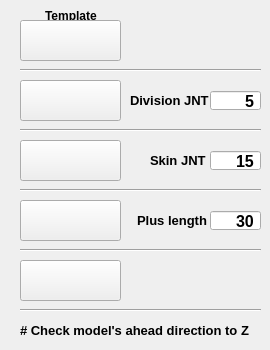
    <widget class="QWidget" name="path_tab">
     <attribute name="title">
      <string>path</string>
     </attribute>
     <widget class="QLabel" name="setBodyDivJoints_LAB">
      <property name="geometry">
       <rect>
        <x>130</x>
        <y>90</y>
        <width>81</width>
        <height>21</height>
       </rect>
      </property>
      <property name="font">
       <font>
        <pointsize>10</pointsize>
        <weight>75</weight>
        <bold>true</bold>
       </font>
      </property>
      <property name="text">
       <string>Division JNT</string>
      </property>
     </widget>
     <widget class="QSpinBox" name="setBodyDivJoints_SPB">
      <property name="geometry">
       <rect>
        <x>210</x>
        <y>90</y>
        <width>51</width>
        <height>21</height>
       </rect>
      </property>
      <property name="font">
       <font>
        <pointsize>12</pointsize>
        <weight>75</weight>
        <bold>true</bold>
       </font>
      </property>
      <property name="layoutDirection">
       <enum>Qt::LeftToRight</enum>
      </property>
      <property name="autoFillBackground">
       <bool>false</bool>
      </property>
      <property name="alignment">
       <set>Qt::AlignRight|Qt::AlignTrailing|Qt::AlignVCenter</set>
      </property>
      <property name="buttonSymbols">
       <enum>QAbstractSpinBox::NoButtons</enum>
      </property>
      <property name="singleStep">
       <number>1</number>
      </property>
      <property name="value">
       <number>5</number>
      </property>
     </widget>
     <widget class="QLabel" name="label_5">
      <property name="geometry">
       <rect>
        <x>45</x>
        <y>5</y>
        <width>61</width>
        <height>21</height>
       </rect>
      </property>
      <property name="font">
       <font>
        <pointsize>9</pointsize>
        <weight>75</weight>
        <italic>false</italic>
        <bold>true</bold>
       </font>
      </property>
      <property name="text">
       <string>Template</string>
      </property>
     </widget>
     <widget class="QPushButton" name="createPathTempJoints_BTN">
      <property name="geometry">
       <rect>
        <x>20</x>
        <y>20</y>
        <width>101</width>
        <height>41</height>
       </rect>
      </property>
      <property name="cursor">
       <cursorShape>PointingHandCursor</cursorShape>
      </property>
      <property name="styleSheet">
       <string notr="true"/>
      </property>
      <property name="text">
       <string/>
      </property>
      <property name="iconSize">
       <size>
        <width>101</width>
        <height>97</height>
       </size>
      </property>
     </widget>
     <widget class="QPushButton" name="setRig_BTN">
      <property name="geometry">
       <rect>
        <x>20</x>
        <y>140</y>
        <width>101</width>
        <height>41</height>
       </rect>
      </property>
      <property name="cursor">
       <cursorShape>PointingHandCursor</cursorShape>
      </property>
      <property name="styleSheet">
       <string notr="true"/>
      </property>
      <property name="text">
       <string/>
      </property>
      <property name="iconSize">
       <size>
        <width>101</width>
        <height>97</height>
       </size>
      </property>
     </widget>
     <widget class="QLabel" name="setRig_LAB">
      <property name="geometry">
       <rect>
        <x>150</x>
        <y>150</y>
        <width>71</width>
        <height>21</height>
       </rect>
      </property>
      <property name="font">
       <font>
        <pointsize>10</pointsize>
        <weight>75</weight>
        <bold>true</bold>
       </font>
      </property>
      <property name="text">
       <string>Skin JNT</string>
      </property>
     </widget>
     <widget class="QSpinBox" name="setRig_SPB">
      <property name="geometry">
       <rect>
        <x>210</x>
        <y>150</y>
        <width>51</width>
        <height>21</height>
       </rect>
      </property>
      <property name="font">
       <font>
        <pointsize>12</pointsize>
        <weight>75</weight>
        <bold>true</bold>
       </font>
      </property>
      <property name="layoutDirection">
       <enum>Qt::LeftToRight</enum>
      </property>
      <property name="autoFillBackground">
       <bool>false</bool>
      </property>
      <property name="alignment">
       <set>Qt::AlignRight|Qt::AlignTrailing|Qt::AlignVCenter</set>
      </property>
      <property name="buttonSymbols">
       <enum>QAbstractSpinBox::NoButtons</enum>
      </property>
      <property name="singleStep">
       <number>1</number>
      </property>
      <property name="value">
       <number>15</number>
      </property>
     </widget>
     <widget class="QPushButton" name="setBodyDivJoints_BTN">
      <property name="geometry">
       <rect>
        <x>20</x>
        <y>80</y>
        <width>101</width>
        <height>41</height>
       </rect>
      </property>
      <property name="cursor">
       <cursorShape>PointingHandCursor</cursorShape>
      </property>
      <property name="styleSheet">
       <string notr="true"/>
      </property>
      <property name="text">
       <string/>
      </property>
      <property name="iconSize">
       <size>
        <width>101</width>
        <height>97</height>
       </size>
      </property>
     </widget>
     <widget class="QPushButton" name="pathCurveSet_BTN">
      <property name="geometry">
       <rect>
        <x>20</x>
        <y>200</y>
        <width>101</width>
        <height>41</height>
       </rect>
      </property>
      <property name="cursor">
       <cursorShape>PointingHandCursor</cursorShape>
      </property>
      <property name="styleSheet">
       <string notr="true"/>
      </property>
      <property name="text">
       <string/>
      </property>
      <property name="iconSize">
       <size>
        <width>101</width>
        <height>97</height>
       </size>
      </property>
     </widget>
     <widget class="QLabel" name="pathCurveSet_LAB">
      <property name="geometry">
       <rect>
        <x>137</x>
        <y>210</y>
        <width>81</width>
        <height>21</height>
       </rect>
      </property>
      <property name="font">
       <font>
        <pointsize>10</pointsize>
        <weight>75</weight>
        <bold>true</bold>
       </font>
      </property>
      <property name="text">
       <string>Plus length</string>
      </property>
     </widget>
     <widget class="QSpinBox" name="pathCurveSet_SPB">
      <property name="geometry">
       <rect>
        <x>210</x>
        <y>210</y>
        <width>51</width>
        <height>21</height>
       </rect>
      </property>
      <property name="font">
       <font>
        <pointsize>12</pointsize>
        <weight>75</weight>
        <bold>true</bold>
       </font>
      </property>
      <property name="layoutDirection">
       <enum>Qt::LeftToRight</enum>
      </property>
      <property name="autoFillBackground">
       <bool>false</bool>
      </property>
      <property name="alignment">
       <set>Qt::AlignRight|Qt::AlignTrailing|Qt::AlignVCenter</set>
      </property>
      <property name="buttonSymbols">
       <enum>QAbstractSpinBox::NoButtons</enum>
      </property>
      <property name="singleStep">
       <number>1</number>
      </property>
      <property name="value">
       <number>30</number>
      </property>
     </widget>
     <widget class="Line" name="line_10">
      <property name="geometry">
       <rect>
        <x>20</x>
        <y>60</y>
        <width>241</width>
        <height>20</height>
       </rect>
      </property>
      <property name="orientation">
       <enum>Qt::Horizontal</enum>
      </property>
     </widget>
     <widget class="Line" name="line_11">
      <property name="geometry">
       <rect>
        <x>20</x>
        <y>120</y>
        <width>241</width>
        <height>20</height>
       </rect>
      </property>
      <property name="orientation">
       <enum>Qt::Horizontal</enum>
      </property>
     </widget>
     <widget class="Line" name="line_12">
      <property name="geometry">
       <rect>
        <x>20</x>
        <y>180</y>
        <width>241</width>
        <height>20</height>
       </rect>
      </property>
      <property name="orientation">
       <enum>Qt::Horizontal</enum>
      </property>
     </widget>
     <widget class="Line" name="line_14">
      <property name="geometry">
       <rect>
        <x>20</x>
        <y>240</y>
        <width>241</width>
        <height>20</height>
       </rect>
      </property>
      <property name="orientation">
       <enum>Qt::Horizontal</enum>
      </property>
     </widget>
     <widget class="QPushButton" name="makeLocOnCurve_BTN">
      <property name="geometry">
       <rect>
        <x>20</x>
        <y>260</y>
        <width>101</width>
        <height>41</height>
       </rect>
      </property>
      <property name="cursor">
       <cursorShape>PointingHandCursor</cursorShape>
      </property>
      <property name="styleSheet">
       <string notr="true"/>
      </property>
      <property name="text">
       <string/>
      </property>
      <property name="iconSize">
       <size>
        <width>101</width>
        <height>97</height>
       </size>
      </property>
     </widget>
     <widget class="Line" name="line_15">
      <property name="geometry">
       <rect>
        <x>20</x>
        <y>300</y>
        <width>241</width>
        <height>20</height>
       </rect>
      </property>
      <property name="orientation">
       <enum>Qt::Horizontal</enum>
      </property>
     </widget>
     <widget class="QLabel" name="text1_LAB">
      <property name="geometry">
       <rect>
        <x>20</x>
        <y>320</y>
        <width>241</width>
        <height>21</height>
       </rect>
      </property>
      <property name="font">
       <font>
        <pointsize>10</pointsize>
        <weight>75</weight>
        <bold>true</bold>
       </font>
      </property>
      <property name="text">
       <string># Check model's ahead direction to Z</string>
      </property>
     </widget>
    </widget>
